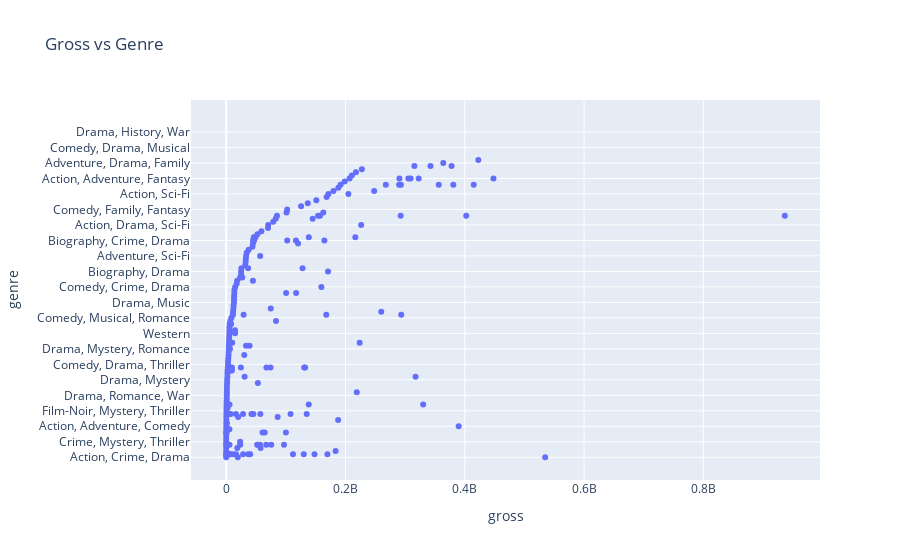

Notebook cell for this chart:
### Code cell
import plotly.express as px
# fig = px.scatter(x=[0, 1, 2, 3, 4], y=[0, 1, 4, 9, 16])
df = pd.read_csv('imdb_scraped.csv')
df['gross'] = df['gross'].apply(lambda x: float(str(x).replace('$', '').replace('M', '')) * 10**6)
df = df.sort_values(['gross'])

fig = px.scatter(df,x= 'gross', y='genre', title='Gross vs Genre')
fig.show()

### Figure 1 — Plotly figure (JSON) as saved in the notebook; plotly's stock layout.template omitted (floating-point values rounded to 4 significant figures; data arrays with more than 128 entries replaced by an {"elided": "..."} marker saying what was removed)
{"data": [{"hoverlabel": {"namelength": 0}, "hovertemplate": "gross=%{x}<br>genre=%{y}", "legendgroup": "", "marker": {"color": "#636efa", "symbol": "circle"}, "mode": "markers", "name": "", "showlegend": false, "type": "scatter", "x": {"elided": "250 float values"}, "xaxis": "x", "y": {"elided": "250 str values"}, "yaxis": "y"}], "layout": {"legend": {"tracegroupgap": 0}, "title": {"text": "Gross vs Genre"}, "xaxis": {"anchor": "y", "domain": [0, 1], "title": {"text": "gross"}}, "yaxis": {"anchor": "x", "domain": [0, 1], "title": {"text": "genre"}}}}
